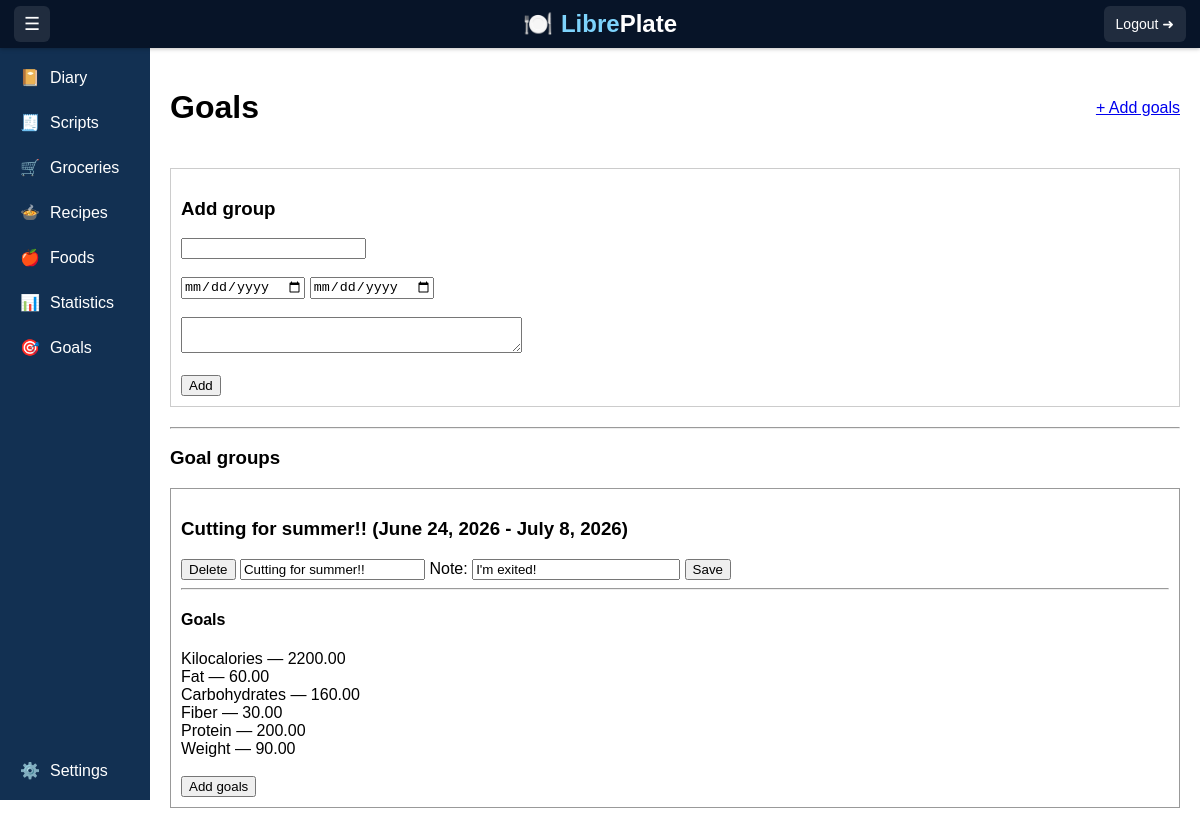
The app's page /goals/ (signed in) with its own data.
### goals/models.py (models this page shows, shortened)
class GoalGroup(models.Model):
    name = models.CharField(max_length=255)
    note = models.TextField(blank=True)
    user = models.ForeignKey(
        settings.AUTH_USER_MODEL,
        on_delete=models.CASCADE,
        related_name="goal_groups",
    )
    start_date = models.DateField()
    end_date = models.DateField()

class GoalNutrient(models.Model):
    nutrient = models.ForeignKey("nutrients.Nutrient", on_delete=models.CASCADE)
    amount = models.DecimalField(max_digits=10, decimal_places=2)
    goal_group = models.ForeignKey(
        GoalGroup,
        on_delete=models.CASCADE,
        related_name="nutrient_goals",
    )

class GoalBodyMetric(models.Model):
    body_metric = models.ForeignKey(
        "body_metrics.BodyMetric",
        on_delete=models.CASCADE,
    )
    amount = models.DecimalField(max_digits=10, decimal_places=2)
    goal_group = models.ForeignKey(
        GoalGroup,
        on_delete=models.CASCADE,
        related_name="body_measurement_goals",
    )

### nutrients/models.py (models this page shows, shortened)
class Nutrient(models.Model):
    name = models.CharField(max_length=100, unique=True)
    description = models.TextField(blank=True, null=True)
    abbreviation = models.CharField(max_length=100, blank=True, null=True)
    show_in_diary_total = models.BooleanField(
        null=True,
        blank=True,
        help_text="Show this nutrient in diary totals.",
    )
    show_in_diary_meal = models.BooleanField(
        null=True,
        blank=True,
        help_text="Show this nutrient in individual diary meals.",
    )
    show_in_food_edit = models.BooleanField(
        null=True,
        blank=True,
        help_text="Show this nutrient when editing a food.",
    )
    show_in_recipe = models.BooleanField(
        null=True,
        blank=True,
        help_text="Show this nutrient in recipes.",
    )
    show_in_foods = models.BooleanField(
        null=True,
        blank=True,
        help_text="Show this nutrient in food detail/list pages.",
    )
    order = models.PositiveIntegerField(default=0)
    user = models.ForeignKey(
        User,
        on_delete=models.CASCADE,
        related_name="nutrients",
        null=True,
        blank=True,
    )
    class Meta:
        verbose_name = "Nutrients"
        ordering = ["order"]

### body_metrics/models.py (models this page shows, shortened)
class BodyMetric(models.Model):
    name = models.CharField(max_length=100, unique=True)
    description = models.TextField(blank=True, null=True)
    abbreviation = models.CharField(max_length=100, blank=True, null=True)
    show_in_diary_total = models.BooleanField(
        default=True, help_text="If True, this nutrient will be visible to users"
    )
    order = models.PositiveIntegerField(default=0)
    user = models.ForeignKey(
        User,
        on_delete=models.CASCADE,
        related_name="body_metric",
        null=True,
        blank=True,
    )
    class Meta:
        verbose_name = "Nutrients"
        ordering = ["order"]

### goals/views.py (the view)
# urls.py: path("", views.goals_page, name="goals"),
@login_required
def goals_page(request):
    groups = GoalGroup.objects.filter(user=request.user).order_by("-id")
    form = GoalGroupForm()
    return render(request, "goals/goals.html", {"groups": groups, "form": form})

### goals/forms.py
class GoalGroupForm(forms.ModelForm):
    class Meta:
        model = GoalGroup
        fields = ["name", "note", "start_date", "end_date"]
        widgets = {
            "start_date": forms.DateInput(attrs={"type": "date"}),
            "note": forms.Textarea(
                attrs={
                    "rows": 2,
                    "cols": 40,
                }
            ),
            "end_date": forms.DateInput(attrs={"type": "date"}),
        }

### goals/templates/goals/goals.html (shortened to what this page needs)
{% extends "base.html" %}
{% block content %}
<div class="page-header">
    <h1>Goals</h1>
    <a href="{% url 'add_goal_group' %}" class="header-btn primary">
        + Add goals
    </a>
</div>
<div style="border:1px solid #ccc; padding:10px; margin-bottom:20px;">
    <h3>Add group</h3>
    <form method="post" action="{% url 'add_goal_group' %}">
        {{ form.name }}<br><br>
        {{ form.start_date }} {{ form.end_date }}<br><br>
        {{ form.note }}<br><br>
        <button type="submit">Add</button>
    </form>
</div>
<hr>
<h3>Goal groups</h3>
{% for group in groups %}
    <div style="border:1px solid #999; padding:10px; margin-bottom:20px;">
        <h3>
            {{ group.name }} ({{ group.start_date }} - {{ group.end_date }})
        </h3>
        <form method="post" action="{% url 'delete_goal_group' group.id %}" style="display:inline;">
            <button>Delete</button>
        </form>
        <form method="post" action="{% url 'rename_goal_group' group.id %}" style="display:inline;">
            <input
                type="text"
                name="name"
                value="{{ group.name }}"
                placeholder="name"
            >
            Note:
            <input
                type="text"
                name="note"
                value="{{ group.note }}"
                placeholder="note"
                style="width:200px;"
            >
            <button type="submit">Save</button>
        </form>
        <hr>
        <h4>Goals</h4>
        {% for g in group.nutrient_goals.all %}
            <div>
                {{ g.nutrient.name }} — {{ g.amount }}
            </div>
        {% endfor %}
        {% for g in group.body_measurement_goals.all %}
            <div>
                {{ g.body_metric.name }} — {{ g.amount }}
            </div>
        {% endfor %}
        <br>
        <a href="{% url 'add_goal_item' group.id %}">
            <button>Add goals</button>
        </a>
    </div>
{% endfor %}
{% endblock %}

### templates/base.html (style rules this page uses)
.page-header { display: flex; justify-content: space-between; align-items: center; margin-bottom: 20px; gap: 20px; }
html, body { margin: 0; height: 100%; font-family: Arial, sans-serif; }
body { margin: 0; height: 100vh; }

### records on screen
GoalGroup: name "Cutting for summer!!", start_date "June 24, 2026", end_date "July 8, 2026", note "I'm exited!"
GoalNutrient: nutrient.name "Kilocalories", amount "2200.00"
GoalNutrient: nutrient.name "Fat", amount "60.00"
GoalNutrient: nutrient.name "Carbohydrates", amount "160.00"
GoalNutrient: nutrient.name "Fiber", amount "30.00"
GoalNutrient: nutrient.name "Protein", amount "200.00"
GoalBodyMetric: body_metric.name "Weight", amount "90.00"
